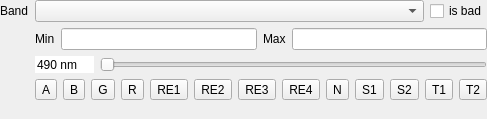
<?xml version="1.0" encoding="UTF-8"?>
<ui version="4.0">
 <class>Form</class>
 <widget class="QWidget" name="Form">
  <property name="geometry">
   <rect>
    <x>0</x>
    <y>0</y>
    <width>433</width>
    <height>119</height>
   </rect>
  </property>
  <property name="windowTitle">
   <string>Form</string>
  </property>
  <layout class="QVBoxLayout" name="verticalLayout">
   <property name="leftMargin">
    <number>0</number>
   </property>
   <property name="topMargin">
    <number>0</number>
   </property>
   <property name="rightMargin">
    <number>0</number>
   </property>
   <property name="bottomMargin">
    <number>0</number>
   </property>
   <item>
    <layout class="QFormLayout" name="formLayout_2">
     <item row="1" column="0">
      <widget class="QLabel" name="mName">
       <property name="text">
        <string>Band</string>
       </property>
      </widget>
     </item>
     <item row="4" column="1">
      <layout class="QHBoxLayout" name="horizontalLayout_3">
       <item>
        <widget class="QToolButton" name="mWavebandA">
         <property name="sizePolicy">
          <sizepolicy hsizetype="Preferred" vsizetype="Fixed">
           <horstretch>0</horstretch>
           <verstretch>0</verstretch>
          </sizepolicy>
         </property>
         <property name="text">
          <string>A</string>
         </property>
        </widget>
       </item>
       <item>
        <widget class="QToolButton" name="mWavebandB">
         <property name="sizePolicy">
          <sizepolicy hsizetype="Preferred" vsizetype="Fixed">
           <horstretch>0</horstretch>
           <verstretch>0</verstretch>
          </sizepolicy>
         </property>
         <property name="text">
          <string>B</string>
         </property>
        </widget>
       </item>
       <item>
        <widget class="QToolButton" name="mWavebandG">
         <property name="sizePolicy">
          <sizepolicy hsizetype="Preferred" vsizetype="Fixed">
           <horstretch>0</horstretch>
           <verstretch>0</verstretch>
          </sizepolicy>
         </property>
         <property name="text">
          <string>G</string>
         </property>
        </widget>
       </item>
       <item>
        <widget class="QToolButton" name="mWavebandR">
         <property name="sizePolicy">
          <sizepolicy hsizetype="Preferred" vsizetype="Fixed">
           <horstretch>0</horstretch>
           <verstretch>0</verstretch>
          </sizepolicy>
         </property>
         <property name="text">
          <string>R</string>
         </property>
        </widget>
       </item>
       <item>
        <widget class="QToolButton" name="mWavebandRE1">
         <property name="sizePolicy">
          <sizepolicy hsizetype="Preferred" vsizetype="Fixed">
           <horstretch>0</horstretch>
           <verstretch>0</verstretch>
          </sizepolicy>
         </property>
         <property name="text">
          <string>RE1</string>
         </property>
        </widget>
       </item>
       <item>
        <widget class="QToolButton" name="mWavebandRE2">
         <property name="sizePolicy">
          <sizepolicy hsizetype="Preferred" vsizetype="Fixed">
           <horstretch>0</horstretch>
           <verstretch>0</verstretch>
          </sizepolicy>
         </property>
         <property name="text">
          <string>RE2</string>
         </property>
        </widget>
       </item>
       <item>
        <widget class="QToolButton" name="mWavebandRE3">
         <property name="sizePolicy">
          <sizepolicy hsizetype="Preferred" vsizetype="Fixed">
           <horstretch>0</horstretch>
           <verstretch>0</verstretch>
          </sizepolicy>
         </property>
         <property name="text">
          <string>RE3</string>
         </property>
        </widget>
       </item>
       <item>
        <widget class="QToolButton" name="mWavebandRE4">
         <property name="sizePolicy">
          <sizepolicy hsizetype="Preferred" vsizetype="Fixed">
           <horstretch>0</horstretch>
           <verstretch>0</verstretch>
          </sizepolicy>
         </property>
         <property name="text">
          <string>RE4</string>
         </property>
        </widget>
       </item>
       <item>
        <widget class="QToolButton" name="mWavebandN">
         <property name="sizePolicy">
          <sizepolicy hsizetype="Preferred" vsizetype="Fixed">
           <horstretch>0</horstretch>
           <verstretch>0</verstretch>
          </sizepolicy>
         </property>
         <property name="toolTip">
          <string>NIR band at 833 Nanometers</string>
         </property>
         <property name="text">
          <string>N</string>
         </property>
        </widget>
       </item>
       <item>
        <widget class="QToolButton" name="mWavebandS1">
         <property name="sizePolicy">
          <sizepolicy hsizetype="Preferred" vsizetype="Fixed">
           <horstretch>0</horstretch>
           <verstretch>0</verstretch>
          </sizepolicy>
         </property>
         <property name="text">
          <string>S1</string>
         </property>
        </widget>
       </item>
       <item>
        <widget class="QToolButton" name="mWavebandS2">
         <property name="sizePolicy">
          <sizepolicy hsizetype="Preferred" vsizetype="Fixed">
           <horstretch>0</horstretch>
           <verstretch>0</verstretch>
          </sizepolicy>
         </property>
         <property name="text">
          <string>S2</string>
         </property>
        </widget>
       </item>
       <item>
        <widget class="QToolButton" name="mWavebandT1">
         <property name="sizePolicy">
          <sizepolicy hsizetype="Preferred" vsizetype="Fixed">
           <horstretch>0</horstretch>
           <verstretch>0</verstretch>
          </sizepolicy>
         </property>
         <property name="text">
          <string>T1</string>
         </property>
        </widget>
       </item>
       <item>
        <widget class="QToolButton" name="mWavebandT2">
         <property name="sizePolicy">
          <sizepolicy hsizetype="Preferred" vsizetype="Fixed">
           <horstretch>0</horstretch>
           <verstretch>0</verstretch>
          </sizepolicy>
         </property>
         <property name="text">
          <string>T2</string>
         </property>
        </widget>
       </item>
      </layout>
     </item>
     <item row="3" column="1">
      <layout class="QHBoxLayout" name="horizontalLayout_4">
       <item>
        <widget class="QSpinBox" name="mWavelength">
         <property name="frame">
          <bool>false</bool>
         </property>
         <property name="readOnly">
          <bool>true</bool>
         </property>
         <property name="buttonSymbols">
          <enum>QAbstractSpinBox::NoButtons</enum>
         </property>
         <property name="suffix">
          <string> nm</string>
         </property>
         <property name="prefix">
          <string/>
         </property>
         <property name="maximum">
          <number>99999</number>
         </property>
         <property name="singleStep">
          <number>1</number>
         </property>
         <property name="value">
          <number>490</number>
         </property>
        </widget>
       </item>
       <item>
        <widget class="QSlider" name="mSlider">
         <property name="minimum">
          <number>1</number>
         </property>
         <property name="orientation">
          <enum>Qt::Horizontal</enum>
         </property>
        </widget>
       </item>
      </layout>
     </item>
     <item row="2" column="1">
      <layout class="QHBoxLayout" name="horizontalLayout_2">
       <item>
        <widget class="QLabel" name="label_35">
         <property name="sizePolicy">
          <sizepolicy hsizetype="Fixed" vsizetype="Preferred">
           <horstretch>0</horstretch>
           <verstretch>0</verstretch>
          </sizepolicy>
         </property>
         <property name="text">
          <string>Min</string>
         </property>
        </widget>
       </item>
       <item>
        <widget class="QLineEdit" name="mMin"/>
       </item>
       <item>
        <widget class="QLabel" name="label_36">
         <property name="sizePolicy">
          <sizepolicy hsizetype="Fixed" vsizetype="Preferred">
           <horstretch>0</horstretch>
           <verstretch>0</verstretch>
          </sizepolicy>
         </property>
         <property name="text">
          <string>Max</string>
         </property>
        </widget>
       </item>
       <item>
        <widget class="QLineEdit" name="mMax"/>
       </item>
      </layout>
     </item>
     <item row="1" column="1">
      <layout class="QHBoxLayout" name="horizontalLayout_14">
       <item>
        <widget class="QgsRasterBandComboBox" name="mBandNo"/>
       </item>
       <item>
        <widget class="QCheckBox" name="mIsBadBand">
         <property name="sizePolicy">
          <sizepolicy hsizetype="Fixed" vsizetype="Preferred">
           <horstretch>0</horstretch>
           <verstretch>0</verstretch>
          </sizepolicy>
         </property>
         <property name="toolTip">
          <string>&lt;html&gt;&lt;head/&gt;&lt;body&gt;&lt;p&gt;Mark the band as a bad band.&lt;/p&gt;&lt;p&gt;Note that this will alter the metadata inside the source.&lt;/p&gt;&lt;/body&gt;&lt;/html&gt;</string>
         </property>
         <property name="text">
          <string>is bad</string>
         </property>
        </widget>
       </item>
      </layout>
     </item>
    </layout>
   </item>
  </layout>
 </widget>
 <customwidgets>
  <customwidget>
   <class>QgsRasterBandComboBox</class>
   <extends>QComboBox</extends>
   <header>qgsrasterbandcombobox.h</header>
  </customwidget>
 </customwidgets>
 <resources/>
 <connections/>
</ui>
